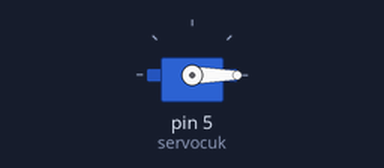
Bench run of a sketch on a simulated Arduino Uno, built with avr-gcc and run on an emulated ATmega328P. Shown: servo.

Above: at 0.05 s.
At 2.4 s:
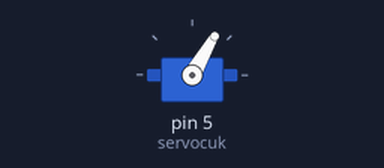
At 4.75 s:
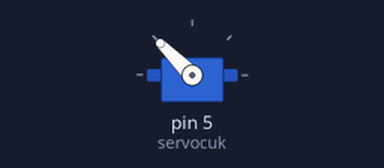
At 9.5 s:
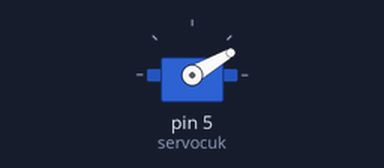
Timing chart, 0 to 13.0 s (numbered marks = the images above):
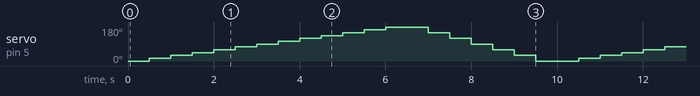

Measured:
- by itself, servo on pin 5 (servocuk): repeats every 10.0 s: 30° 0.50 s, 45° 0.50 s, 60° 0.50 s, 75° 0.50 s, 90° 0.50 s, 105° 0.50 s, 120° 0.50 s, 135° 0.50 s, 150° 0.50 s, 165° 0.50 s, 180° 1.0 s, 150° 0.50 s, 120° 0.50 s, 90° 0.50 s, 60° 0.50 s, 30° 0.50 s, 0° 1.0 s, 15° 0.50 s

The sketch:

spectacular_hango_allis1.ino
```cpp
#include<Servo.h>
Servo servocuk;

void setup()
{
  servocuk.attach(5);
}

void loop()
{
  for (int basl=0; basl <= 180; basl = basl + 15)
  {
    servocuk.write(basl);
    delay(500);

  }
  for (int basl=180; basl >= 0; basl = basl - 30)
  {
   servocuk.write(basl);
    delay(500);

  }
}
```
